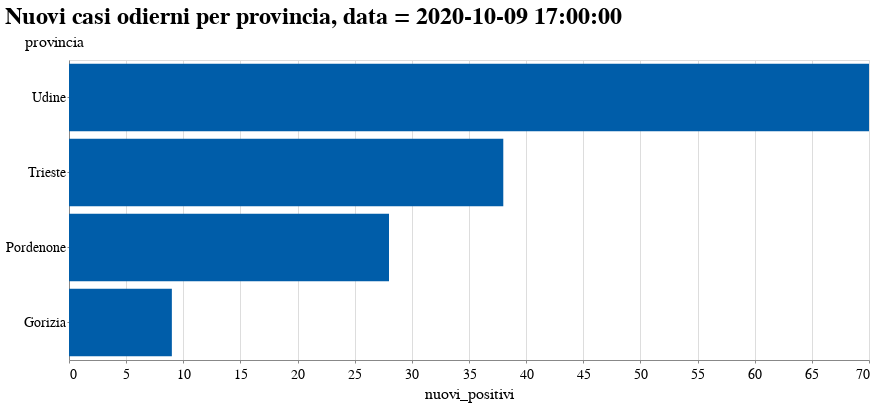

This figure's notebook cell:
### Code cell
latest = prov_df.groupby('provincia').last().reset_index()

alt.Chart(latest).mark_bar().encode(
    x='nuovi_positivi:Q',
    y=alt.Y('provincia:N', sort='-x'),
).properties(
    height=300,
    width=800,
    title=f'Nuovi casi odierni per provincia, data = {latest.iloc[0, 1]}'
).interactive()

### Figure 1 — Vega-Lite specification as saved in the notebook (floating-point values rounded to 4 significant figures)
{"config": {"view": {"width": 600, "height": 400}, "background": "#ffffff", "title": {"anchor": "start", "font": "Source Sans Pro, Arial, sans", "fontColor": "#000000", "fontSize": 24, "fontWeight": "bold"}, "arc": {"fill": "#005DA9"}, "area": {"fill": "#005DA9"}, "line": {"stroke": "#005DA9", "strokeWidth": 4}, "path": {"stroke": "#005DA9"}, "rect": {"fill": "#005DA9"}, "shape": {"stroke": "#005DA9"}, "bar": {"fill": "#005DA9"}, "point": {"stroke": "#005DA9"}, "symbol": {"fill": "#005DA9", "size": 60}, "axis": {"titleFont": "Source Sans Pro, sans", "titleFontSize": 16, "titleFontWeight": "normal", "labelFont": "Source Sans Pro, sans", "labelFontSize": 14, "labelFontWeight": "normal"}, "axisX": {"labelAngle": 0, "labelPadding": 4, "tickSize": 3}, "axisY": {"labelBaseline": "middle", "maxExtent": 45, "minExtent": 45, "tickSize": 2, "titleAlign": "left", "titleAngle": 0, "titleX": -45, "titleY": -11}, "headerFacet": {"titleFontSize": 16, "labelFontSize": 14}, "headerRow": {"titleFontSize": 16, "labelFontSize": 14}, "headerColumn": {"titleFontSize": 16, "labelFontSize": 14}, "legend": {"titleFont": "Source Sans Pro, sans", "titleFontSize": 16, "titleFontWeight": "normal", "symbolType": "circle", "labelFont": "Source Sans Pro, sans", "labelFontSize": 15}, "range": {"category": ["#AB377A", "#AEC067", "#9BC3B7", "#928285", "#F07F3C", "#FFE054", "#E30034", "#005DA9", "#644F54", "#5EA290", "#769F3B", "#812161", "#E36319", "#F5C631"]}}, "data": {"name": "data-8aa8aef41412252bf830015322b53371"}, "mark": "bar", "encoding": {"x": {"type": "quantitative", "field": "nuovi_positivi"}, "y": {"type": "nominal", "field": "provincia", "sort": "-x"}}, "height": 300, "selection": {"selector003": {"type": "interval", "bind": "scales", "encodings": ["x", "y"]}}, "title": "Nuovi casi odierni per provincia, data = 2020-10-09 17:00:00", "width": 800, "$schema": "https://vega.github.io/schema/vega-lite/v4.8.1.json", "datasets": {"data-8aa8aef41412252bf830015322b53371": [{"provincia": "Gorizia", "data": "2020-10-09T17:00:00", "stato": "ITA", "codice_regione": 6, "regione": "Friuli Venezia Giulia", "codice_provincia": 31, "sigla_provincia": "GO", "lat": 45.94, "long": 13.62, "totale_casi": 533, "note": null, "popolazione": 139403, "nuovi_positivi": 9.0, "incremento": 1.689, "totale_casi_per_1M_pop": 3823.0, "nuovi_positivi_per_1M_pop": 64.56}, {"provincia": "Pordenone", "data": "2020-10-09T17:00:00", "stato": "ITA", "codice_regione": 6, "regione": "Friuli Venezia Giulia", "codice_provincia": 93, "sigla_provincia": "PN", "lat": 45.95, "long": 12.66, "totale_casi": 1172, "note": null, "popolazione": 312533, "nuovi_positivi": 28.0, "incremento": 2.389, "totale_casi_per_1M_pop": 3750.0, "nuovi_positivi_per_1M_pop": 89.59}, {"provincia": "Trieste", "data": "2020-10-09T17:00:00", "stato": "ITA", "codice_regione": 6, "regione": "Friuli Venezia Giulia", "codice_provincia": 32, "sigla_provincia": "TS", "lat": 45.65, "long": 13.77, "totale_casi": 1757, "note": null, "popolazione": 234493, "nuovi_positivi": 38.0, "incremento": 2.163, "totale_casi_per_1M_pop": 7493.0, "nuovi_positivi_per_1M_pop": 162.1}, {"provincia": "Udine", "data": "2020-10-09T17:00:00", "stato": "ITA", "codice_regione": 6, "regione": "Friuli Venezia Giulia", "codice_provincia": 30, "sigla_provincia": "UD", "lat": 46.06, "long": 13.23, "totale_casi": 1804, "note": null, "popolazione": 528791, "nuovi_positivi": 70.0, "incremento": 3.88, "totale_casi_per_1M_pop": 3412.0, "nuovi_positivi_per_1M_pop": 132.4}]}}
